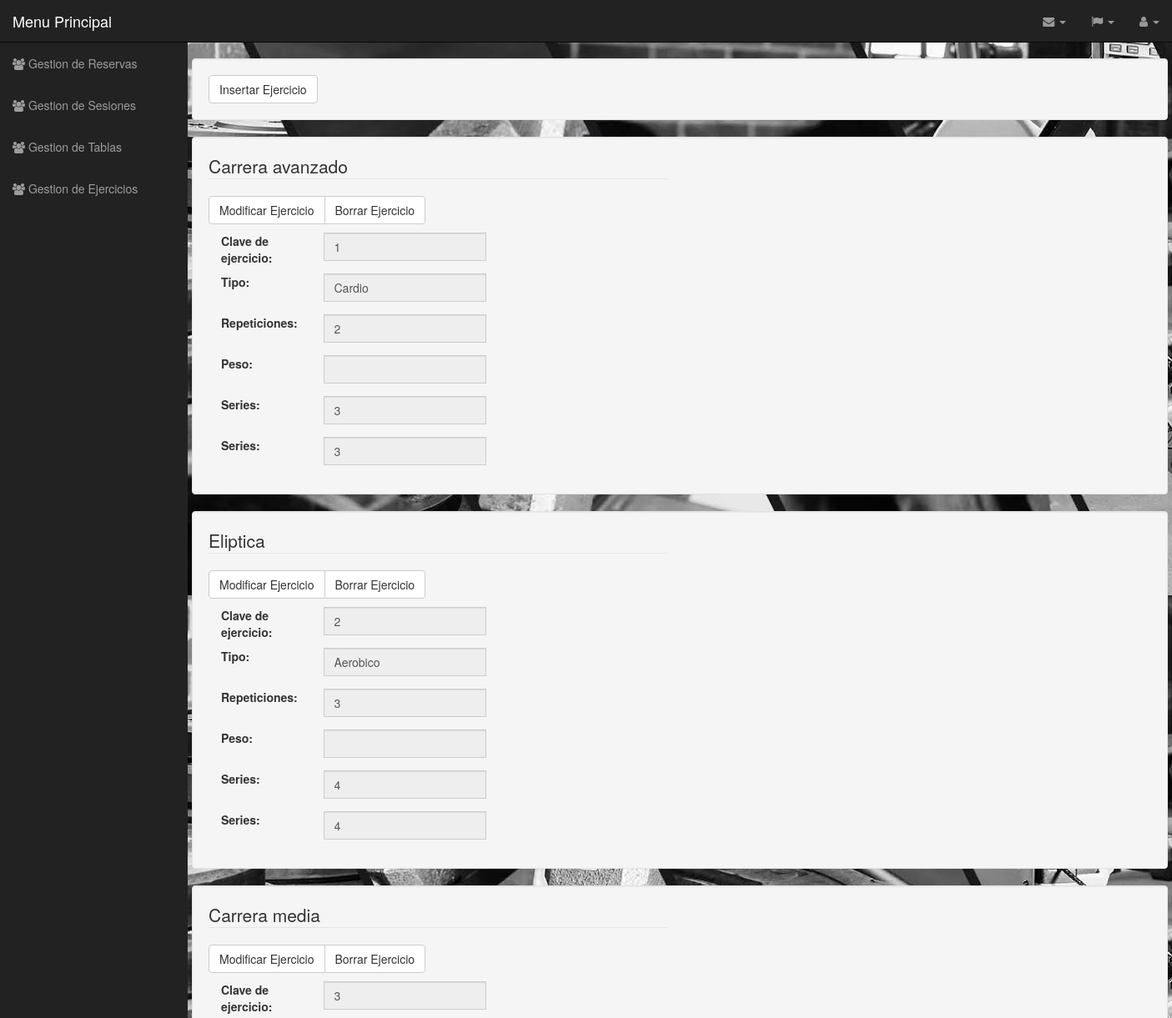
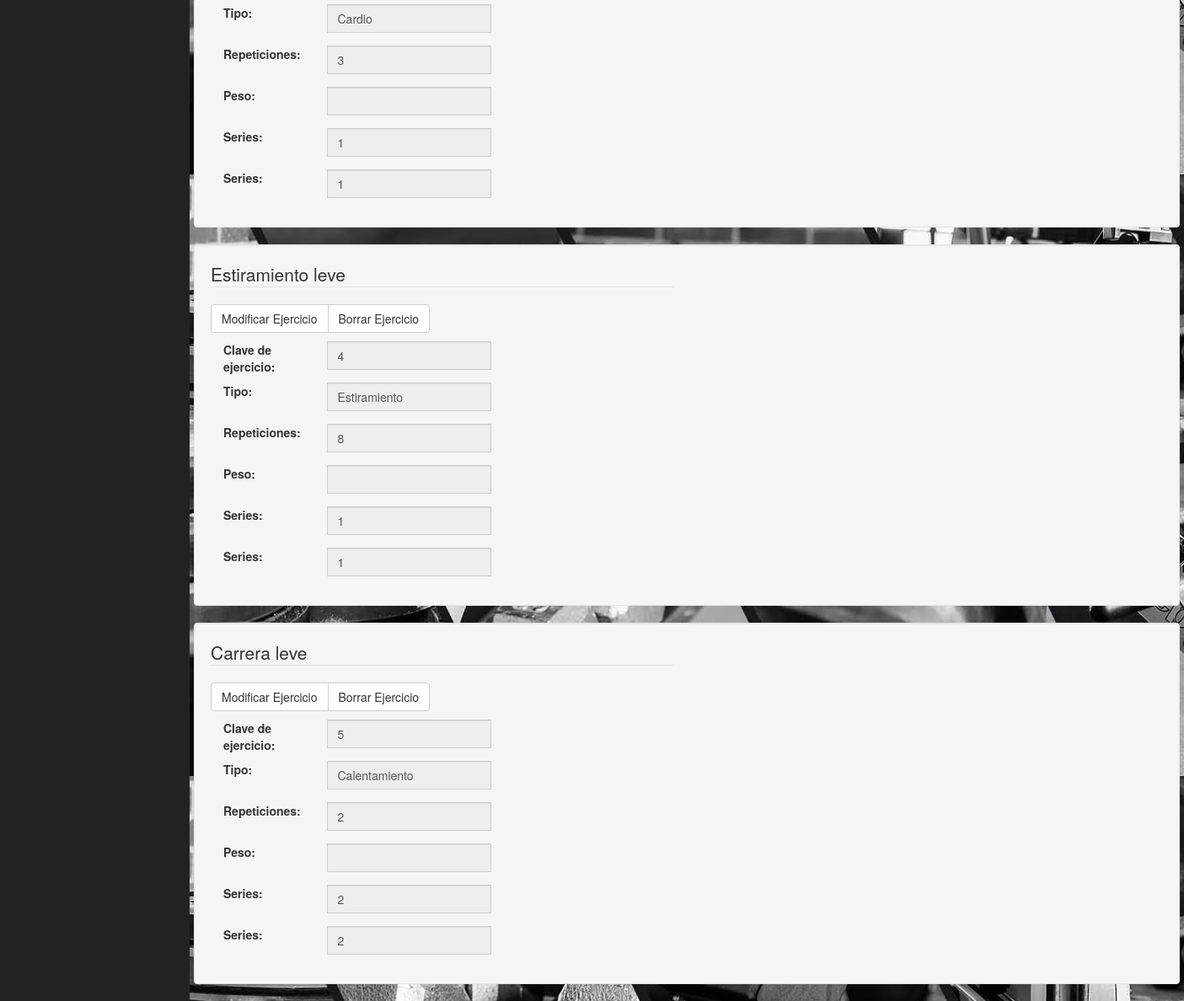
The app's page /Controlador/EJERCICIO_Controller.php (signed in) with its own data (2 pictures, top to bottom).
### tables this page shows
CREATE TABLE Ejercicio (
  id_Ejercicio int(11) NOT NULL,
  Tipo varchar(45) NOT NULL,
  Nombre varchar(45) NOT NULL,
  Tiempo time DEFAULT NULL,
  Repeticiones int(11) DEFAULT NULL,
  Peso int(11) DEFAULT NULL,
  Series int(11) DEFAULT NULL,
  Descripcion varchar(100) DEFAULT NULL,
  PRIMARY KEY (id_Ejercicio)
);

### Controlador/EJERCICIO_Controller.php (called while the page is built, shortened)
<?php
include '../Modelos/EJERCICIO_Modelo.php';
include '../Vistas/EJERCICIO_Show_Vista.php';
	Switch ($_REQUEST['accion']){
		default:
			if (!isset($_REQUEST['Nombre'])){
				$tabla = new EJERCICIO_Modelo('','','','','','','','','','');
			}
			else{
				$tabla = get_data_form();
			}
				$datos = $tabla->Consultar();
				new EJERCICIO_Show($datos, 'ControladorPrincipal.php?volver');
	}
?>

### Funciones/cargadodedatos.php (called while the page is built, shortened)
<?php
             include('../plantilla/cabecera.php');
        include("../Funciones/comprobaridioma.php");
        $clases=new comprobacion();
        $idiom=$clases->comprobaridioma($idioma);
        include('../plantilla/menulateral.php');
?>

### Idiomas/idiomas.php (called while the page is built, shortened)
<?php
class idiomas{
	function español(){
return $arrays;
}
}
?>

### Funciones/comprobaridioma.php (called while the page is built)
<?php
class comprobacion{
function comprobaridioma($idioma){
if (isset($_SESSION['idioma'])){
    if($_SESSION['idioma']=="español"){
        $idiom=$idioma->español();
    }elseif($_SESSION['idioma']=="gallego"){
        $idiom=$idioma->gallego();
    }elseif($_SESSION['idioma']=="ingles"){
       $idiom=$idioma->ingles();
    }
}else{
    $idiom=$idioma->español();
}
return $idiom;
}
}

### Modelos/EJERCICIO_Modelo.php (called while the page is built, shortened)
<?php
class EJERCICIO_Modelo
{
	var $nombre;
function __construct($id_Ejercicio,$tipo,$nombre,$tiempo,$repeticiones,$peso,$series,$descripcion){
    $this->nombre = $nombre;
}
function ConectarBD(){
	include "../DataBase/datos_BD.php";
	$this->mysqli = new mysqli($host,$user,$pass,$name);
}
function Consultar()
{
    $sql = "SELECT * from Ejercicio where nombre LIKE '%".$this->nombre."%'";
    if (!($resultado = $this->mysqli->query($sql))){
	    return 'Error en la consulta sobre la base de datos';
	}
    else{
	       return $resultado;
	}
}
}
?>

### DataBase/datos_BD.php (called while the page is built)
<?php
    $host = "localhost";
    $user = "root";
    $pass = "iu";
    $name = "Gimnasio_BD";
 ?>

### Vistas/EJERCICIO_Show_Vista.php (the view, shortened to what this page needs)
<?php
class EJERCICIO_Show
{
    private $datos;
    function __construct($array, $volver)
    {
        $this->datos = $array;
        include("../Idiomas/idiomas.php");
        $idioma = new idiomas();
        include("../Funciones/cargadodedatos.php");
        $this->idiom = $idiom;
        $this->render();
    }
    function render()
    {
        ?><br>
        <div class="container well">
            <div class="row">
                <div class="col-xs-12">
                    <a class="btn btn-default" href="../Controlador/EJERCICIO_Controller.php?accion=Insertar"><?=$this->idiom["InsertarEjercicio"]?> </a>
                </div>
            </div>
        </div>
        <?php
        foreach ($this->datos as $dato) { ?>
            <div class="container well">
                <div class="row">
                    <div class="col-md-6">
                        <legend><?= $dato["Nombre"] ?></legend>
                        <div class="btn-group ">
                            <a class="btn btn-default" href="../Controlador/EJERCICIO_Controller.php?accion=Modificar&amp;id_Ejercicio=<?=$dato["id_Ejercicio"]?>"><?=$this->idiom["ModificarEjercicio"]?> </a>
                            <a class="btn btn-default" href="../Controlador/EJERCICIO_Controller.php?accion=Borrar&amp;id_Ejercicio=<?=$dato["id_Ejercicio"]?>"><?=$this->idiom["BorrarEjercicio"]?> </a>
                        </div>
                        <div class="form-group" style="padding-top: 10px">
                            <label class="col-sm-3 control-label" for="nombre"
                                   id="nombre"> <?= $this->idiom['id_Ejercicio'] . ":" ?></label>
                            <div class="input-group">
                                <input class="form-control" type=text readonly id=nombre name=id_Tabla
                                       value='<?= $dato['id_Ejercicio'] ?>'>
                            </div>
                        </div>
                        <div class="form-group">
                            <label class="col-sm-3 control-label" for="nombre"
                                   id="nombre"> <?= $this->idiom['Tipo'] . ":" ?></label>
                            <div class="input-group">
                                <input class="form-control" type=text readonly id=nombre name=id_Tabla
                                       value='<?= $dato['Tipo'] ?>'>
                            </div>
                        </div>
                        <div class="form-group">
                            <label class="col-sm-3 control-label" for="nombre"
                                   id="nombre"> <?= $this->idiom['Repeticiones'] . ":" ?></label>
                            <div class="input-group">
                                <input class="form-control" type=text readonly id=nombre name=id_Tabla
                                       value='<?= $dato['Repeticiones'] ?>'>
                            </div>
                        </div>
                        <div class="form-group">
                            <label class="col-sm-3 control-label" for="nombre"
                                   id="nombre"> <?= $this->idiom['Peso'] . ":" ?></label>
                            <div class="input-group">
                                <input class="form-control" type=text readonly id=nombre name=id_Tabla
                                       value='<?= $dato['Peso'] ?>'>
                            </div>
                        </div>
                        <div class="form-group">
                            <label class="col-sm-3 control-label" for="nombre"
                                   id="nombre"> <?= $this->idiom['Series'] . ":" ?></label>
                            <div class="input-group">
                                <input class="form-control" type=text readonly id=nombre name=id_Tabla
                                       value='<?= $dato['Series'] ?>'>
                            </div>
                        </div>
                        <div class="form-group">
                            <label class="col-sm-3 control-label" for="nombre"
                                   id="nombre"> <?= $this->idiom['Series'] . ":" ?></label>
                            <div class="input-group">
                                <input class="form-control" type=text readonly id=nombre name=id_Tabla
                                       value='<?= $dato['Series'] ?>'>
                            </div>
                        </div>
                    </div>
                </div>
            </div>
        <?php } ?>
        <?php
        include '../plantilla/pie.php';
    }
}

### css/sb-admin.css (style rules this page uses)
body { margin-top: 100px; background-color: #222; }
@media (min-width:768px) { body { margin-top: 50px; } }

### records on screen
ejercicio: Nombre "Carrera avanzado", idiom "Modificar Ejercicio", idiom "Borrar Ejercicio", idiom "Clave de ejercicio", id_Tabla "1", idiom "Tipo", id_Tabla "Cardio", idiom "Repeticiones", id_Tabla "2", idiom "Peso", idiom "Series", id_Tabla "3"
ejercicio: Nombre "Eliptica", idiom "Modificar Ejercicio", idiom "Borrar Ejercicio", idiom "Clave de ejercicio", id_Tabla "2", idiom "Tipo", id_Tabla "Aerobico", idiom "Repeticiones", id_Tabla "3", idiom "Peso", idiom "Series", id_Tabla "4"
ejercicio: Nombre "Carrera media", idiom "Modificar Ejercicio", idiom "Borrar Ejercicio", idiom "Clave de ejercicio", id_Tabla "3", idiom "Tipo", id_Tabla "Cardio", idiom "Repeticiones", idiom "Peso", idiom "Series", id_Tabla "1"
ejercicio: Nombre "Estiramiento leve", idiom "Modificar Ejercicio", idiom "Borrar Ejercicio", idiom "Clave de ejercicio", id_Tabla "4", idiom "Tipo", id_Tabla "Estiramiento", idiom "Repeticiones", id_Tabla "8", idiom "Peso", idiom "Series", id_Tabla "1"
ejercicio: Nombre "Carrera leve", idiom "Modificar Ejercicio", idiom "Borrar Ejercicio", idiom "Clave de ejercicio", id_Tabla "5", idiom "Tipo", id_Tabla "Calentamiento", idiom "Repeticiones", id_Tabla "2", idiom "Peso", idiom "Series"

### other values on screen
$idioma['Menu'] "Menu Principal"
$idioma['GestionReservas'] "Gestion de Reservas"
$idioma['GestionSesiones'] "Gestion de Sesiones"
$idioma['GestionTablas'] "Gestion de Tablas"
$idioma['GestionEjercicios'] "Gestion de Ejercicios"
$this->idiom["InsertarEjercicio"] "Insertar Ejercicio"
